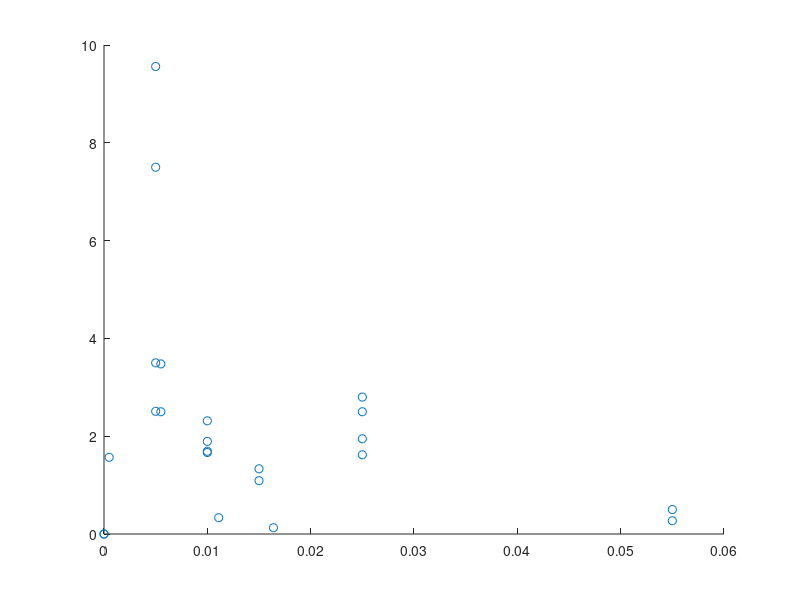
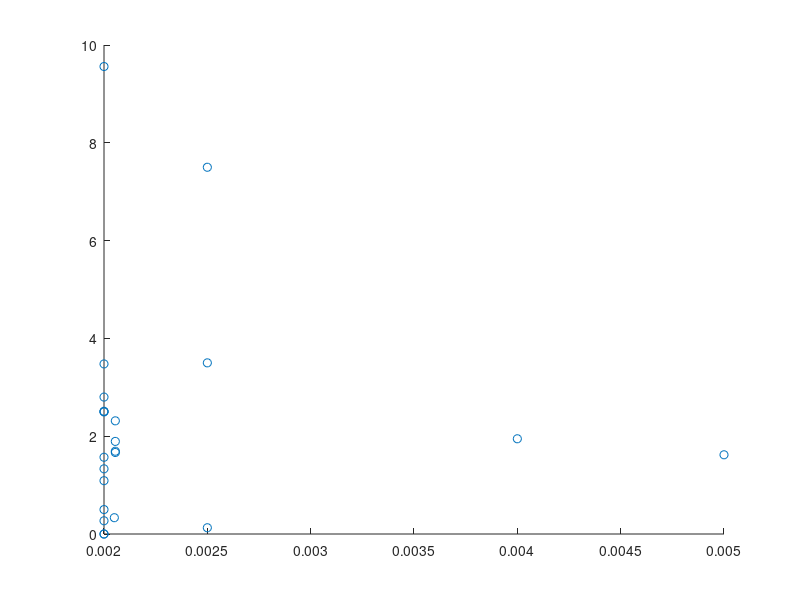
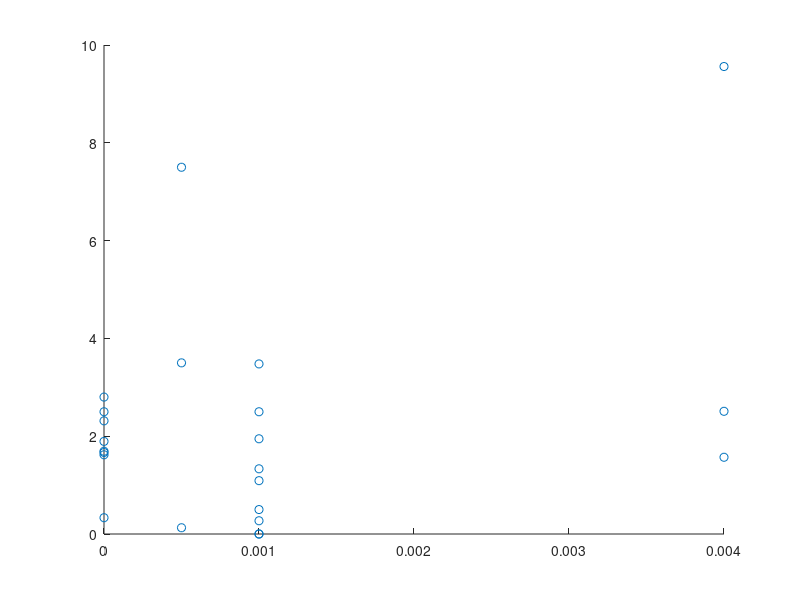
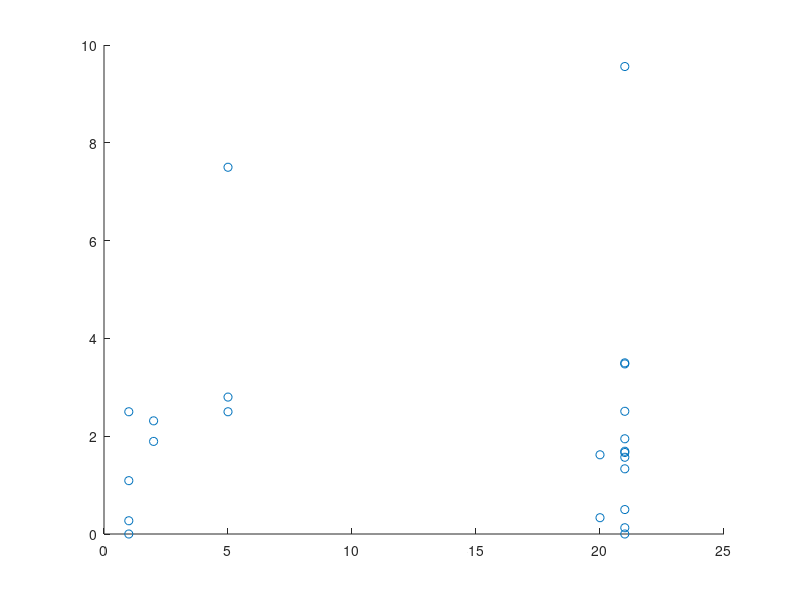

These charts were generated, in order, by the following MATLAB code:
%Meadows2008
MCF7_glc_lac(1).ref = 'Meadows2008'
MCF7_glc_lac(1).PMID = '18307352'
MCF7_glc_lac(1).O_pp = 21
MCF7_glc_lac(1).CO2_pp = '5'
MCF7_glc_lac(1).g_conc = 4.5/180
MCF7_glc_lac(1).ga_conc = 4e-3
MCF7_glc_lac(1).Pyr_conc = 1e-3
MCF7_glc_lac(1).Ser_conc = 5
MCF7_glc_lac(1).lac_conc0 = 0
MCF7_glc_lac(1).g_cons = 190e-15/3600
MCF7_glc_lac(1).lac_prod = 370e-15/3600
MCF7_glc_lac(1).ratio_lg = 370e-15/190e-15
MCF7_glc_lac(1).notes = 'lol'
MCF7_glc_lac(1).medium = 'DMEM base (Sigma), supplemented with 10 nM estradiol, 4 mM glutamine, 110 mg/L sodium pyruvate, 15 mM HEPES, 2.1 g/L sodium bicarbonate, 5% charcoal-dextran treated FBS, and 1 g/L d-glucose'
MCF7_glc_lac(1).med = 1 %'DMEM'
MCF7_glc_lac(1).dens0_surf = 18000 %cells/cm²
%From Falcon website he probably used 353025 (others are too small for the volume he used)


%Mazurek1997
MCF7_glc_lac(2).ref = 'Mazurek1997'
MCF7_glc_lac(2).PMID = '9030554'
MCF7_glc_lac(2).g_conc = 5e-3
MCF7_glc_lac(2).O_pp = 21
MCF7_glc_lac(2).ga_conc = 2e-3
MCF7_glc_lac(2).Pyr_conc = 4e-3
MCF7_glc_lac(2).Ser_conc = 20
MCF7_glc_lac(2).lac_conc0 = 0
MCF7_glc_lac(2).g_cons = 1.26e-16
MCF7_glc_lac(2).lac_prod = 109.9e-9/100000/3600
MCF7_glc_lac(2).ratio_lg = 109.9/43.8
MCF7_glc_lac(2).notes = ' 5 mM glucose'
MCF7_glc_lac(2).medium = 'DMEM supplemented with 100 units of penicillin/ml, 100 mg of streptomycin/ml, 2mM glutamine, and 4 mM pyruvate (all from Biochrom, Berlin, Germany)'
MCF7_glc_lac(2).med = 1 %'DMEM'
MCF7_glc_lac(2).dens0_surf = 15e6/(4*pi*4) %cells/cm²

MCF7_glc_lac(3).ref = 'Mazurek1997'
MCF7_glc_lac(3).PMID = '9030554'
MCF7_glc_lac(3).g_conc = 0.5e-3
MCF7_glc_lac(3).O_pp = 21
MCF7_glc_lac(3).ga_conc = 2e-3
MCF7_glc_lac(3).Pyr_conc = 4e-3
MCF7_glc_lac(3).Ser_conc = 20
MCF7_glc_lac(3).lac_conc0 = 0
MCF7_glc_lac(3).g_cons = 13.0e-9/100000/3600
MCF7_glc_lac(3).lac_prod = 20.4e-9/100000/3600
MCF7_glc_lac(3).ratio_lg = 20.4/13.0
MCF7_glc_lac(3).notes = '0.5 mM glucose'
MCF7_glc_lac(3).medium = 'DMEM supplemented with 100 units of penicillin/ml, 100 mg of streptomycin/ml, 2mM glutamine, and 4 mM pyruvate (all from Biochrom, Berlin, Germany)'
MCF7_glc_lac(3).med = 1%'DMEM'
MCF7_glc_lac(3).dens0_surf = 15e6/(4*pi*4) %cells/cm²

MCF7_glc_lac(4).ref = 'Mazurek1997'
MCF7_glc_lac(4).PMID = '9030554'
MCF7_glc_lac(4).g_conc = 5e-3
MCF7_glc_lac(4).O_pp = 21
MCF7_glc_lac(4).ga_conc = 2e-3
MCF7_glc_lac(4).Pyr_conc = 4e-3
MCF7_glc_lac(4).Ser_conc = 20
MCF7_glc_lac(4).lac_conc0 = 0
MCF7_glc_lac(4).g_cons = 10.0e-9/100000/3600
MCF7_glc_lac(4).lac_prod = 95.6e-9/100000/3600
MCF7_glc_lac(4).ratio_lg = 95.6/10.0
MCF7_glc_lac(4).notes = '5 mM glucose + AMP'
MCF7_glc_lac(4).medium = 'DMEM supplemented with 100 units of penicillin/ml, 100 mg of streptomycin/ml, 2mM glutamine, and 4 mM pyruvate (all from Biochrom, Berlin, Germany)'
MCF7_glc_lac(4).med = 1 %'DMEM'
MCF7_glc_lac(4).dens0_surf = 15e6/(4*pi*4) %cells/cm²

save('MCF7_glc_lac_data')

%Prado-Garcia
%glc 1 µmoles : 291
%glc 0 µmoles : 398
% 107 px/u
%lac 1 µmoles : 307
%lac 0 µmoles : 389
%82 px/u

%glc 1: 366+355 | 2: 370+368 | 3:349+341 | 4: 361+352
%lac 1: 348+339 | 2: 353 | 3:316+304 | 4: 323+310

%glc 1: 0.299 | 2: 0.262 | 3: 0.467 | 4: 0.346
%lac 1: 0.5 | 2: 0.439 | 3: 0.890 | 4: 0.805

MCF7_glc_lac(5).ref = 'Prado-Garcia2020'
MCF7_glc_lac(5).PMID = '32596143'
MCF7_glc_lac(5).g_conc = 10e-3
MCF7_glc_lac(5).ga_conc = 0.3/146
MCF7_glc_lac(5).Pyr_conc = 0
MCF7_glc_lac(5).Ser_conc = 10
MCF7_glc_lac(5).O_pp = 21;
MCF7_glc_lac(5).CO2_pp = 5;
MCF7_glc_lac(5).lac_conc0 = 2e-3
MCF7_glc_lac(5).g_cons = 0.29e-6/1e6/3600
MCF7_glc_lac(5).lac_prod = 0.5e-6/1e6/3600
MCF7_glc_lac(5).ratio_lg = 0.5/0.3
MCF7_glc_lac(5).notes = 'pH 7.2 | Glutamine is not specified but on sigma wbesite it is generally there at 0.3g/L| pyruvte 0 according to thermofishcer on similar product'
MCF7_glc_lac(5).medium = 'complete RPMI-1640 medium (Sigma-Aldrich, St. Louis, MO, USA) that contained 2 mM lactate and 10 mM glucose, it was supplemented with 10% heat-inactivated FCS (fetal calf serum, Hyclone, Logan, Utah, USA), 100 U/mL of penicillin and 100 μg/mL of streptomycin. '
MCF7_glc_lac(5).med = 2 %'RPMI 1640'
MCF7_glc_lac(5).dens0_surf = 1e5/1.9 %cells/cm²
%10⁵ c/mL + working volume 0.5-1 mL (vendor) + 1.9 cm² surf

MCF7_glc_lac(6).ref = 'Prado-Garcia2020'
MCF7_glc_lac(6).PMID = '32596143'
MCF7_glc_lac(6).g_conc = 10e-3
MCF7_glc_lac(6).ga_conc = 0.3/146
MCF7_glc_lac(6).Pyr_conc = 0
MCF7_glc_lac(6).Ser_conc = 10
MCF7_glc_lac(6).O_pp = 21;
MCF7_glc_lac(6).CO2_pp = 5;
MCF7_glc_lac(6).lac_conc0 = 2e-3
MCF7_glc_lac(6).g_cons = 0.26e-6/1e6/3600
MCF7_glc_lac(6).lac_prod = 0.44e-6/1e6/3600
MCF7_glc_lac(6).ratio_lg = 0.44/0.26
MCF7_glc_lac(6).notes = 'pH 6.2 | Glutamine is not specified but on sigma wbesite it is generally there at 0.3g/L'
MCF7_glc_lac(6).medium = 'complete RPMI-1640 medium (Sigma-Aldrich, St. Louis, MO, USA) that contained 2 mM lactate and 10 mM glucose, it was supplemented with 10% heat-inactivated FCS (fetal calf serum, Hyclone, Logan, Utah, USA), 100 U/mL of penicillin and 100 μg/mL of streptomycin. '
MCF7_glc_lac(6).med = 2 %'RPMI 1640'
MCF7_glc_lac(6).dens0_surf = 1e5/1.9 %cells/cm²

MCF7_glc_lac(7).ref = 'Prado-Garcia2020'
MCF7_glc_lac(7).PMID = '32596143'
MCF7_glc_lac(7).g_conc = 10e-3
MCF7_glc_lac(7).ga_conc = 0.3/146
MCF7_glc_lac(7).Pyr_conc = 0
MCF7_glc_lac(7).Ser_conc = 10
MCF7_glc_lac(7).O_pp = 2;
MCF7_glc_lac(7).CO2_pp = 5;
MCF7_glc_lac(7).lac_conc0 = 2e-3
MCF7_glc_lac(7).g_cons = 0.47e-6/1e6/3600
MCF7_glc_lac(7).lac_prod = 0.89e-6/1e6/3600
MCF7_glc_lac(7).ratio_lg = 0.89/0.47
MCF7_glc_lac(7).notes = 'pH 7.2 | Glutamine is not specified but on sigma wbesite it is generally there at 0.3g/L'
MCF7_glc_lac(7).medium = 'complete RPMI-1640 medium (Sigma-Aldrich, St. Louis, MO, USA) that contained 2 mM lactate and 10 mM glucose, it was supplemented with 10% heat-inactivated FCS (fetal calf serum, Hyclone, Logan, Utah, USA), 100 U/mL of penicillin and 100 μg/mL of streptomycin. '
MCF7_glc_lac(7).med =2 %'RPMI 1640'
MCF7_glc_lac(7).dens0_surf = 1e5/1.9 %cells/cm²

MCF7_glc_lac(8).ref = 'Prado-Garcia2020'
MCF7_glc_lac(8).PMID = '32596143'
MCF7_glc_lac(8).g_conc = 10e-3
MCF7_glc_lac(8).ga_conc = 0.3/146
MCF7_glc_lac(8).Pyr_conc = 0
MCF7_glc_lac(8).Ser_conc = 10
MCF7_glc_lac(8).O_pp = 2;
MCF7_glc_lac(8).CO2_pp = 5;
MCF7_glc_lac(8).lac_conc0 = 2e-3
MCF7_glc_lac(8).g_cons = 0.35e-6/1e6/3600
MCF7_glc_lac(8).lac_prod = 0.81e-6/1e6/3600
MCF7_glc_lac(8).ratio_lg = 0.81/0.35
MCF7_glc_lac(8).notes = 'pH 6.2 | Glutamine is not specified but on sigma wbesite it is generally there at 0.3g/L'
MCF7_glc_lac(8).medium = 'complete RPMI-1640 medium (Sigma-Aldrich, St. Louis, MO, USA) that contained 2 mM lactate and 10 mM glucose, it was supplemented with 10% heat-inactivated FCS (fetal calf serum, Hyclone, Logan, Utah, USA), 100 U/mL of penicillin and 100 μg/mL of streptomycin. '
MCF7_glc_lac(8).med = 2% 'RPMI 1640'
MCF7_glc_lac(8).dens0_surf = 1e5/1.9 %cells/cm²

save('MCF7_glc_lac_data')
MCF7_glc_lac(9).ref =  'Bayar2021'
MCF7_glc_lac(9).PMID = '33927477'
MCF7_glc_lac(9).ga_conc = 2e-3
MCF7_glc_lac(9).g_conc = 0e-3
MCF7_glc_lac(9).O_pp = 21;
MCF7_glc_lac(9).CO2_pp = 5;
MCF7_glc_lac(9).lac_conc0 = 0
MCF7_glc_lac(9).Pyr_conc = 1e-3
MCF7_glc_lac(9).Ser_conc = 10
MCF7_glc_lac(9).g_cons = '0'
MCF7_glc_lac(9).lac_prod = '1.5 pm 0.5'
MCF7_glc_lac(9).ratio_lg = 0
MCF7_glc_lac(9).notes = 'values are the 24hr values from fig 5|D6421 is DMEM F12 on sigmal website...'
MCF7_glc_lac(9).medium = ' (DMEM; Sigma, D6421) supplemented with 10% heat in-activated fetal bovine serum (FBS, Sigma, F0804). All media were supplemented with 10 U/ml of penicillin and 10 µg/mL streptomycin (Gibco), 1 mM sodium pyruvate (Sigma, P5280) and 2 mM l-Glutamine (Gibco).'
MCF7_glc_lac(9).med = 3% 'DMEM F12'
MCF7_glc_lac(9).dens0_surf = 70000 %cells/cm²
%densité à 60% confluence 6.7e4 cells/cm² chez thermofischer

MCF7_glc_lac(10).ref =  'Bayar2021'
MCF7_glc_lac(10).PMID = '33927477'
MCF7_glc_lac(10).ga_conc = 2e-3
MCF7_glc_lac(10).g_conc = 0e-3
MCF7_glc_lac(10).O_pp = 1;
MCF7_glc_lac(10).CO2_pp = 5;
MCF7_glc_lac(10).lac_conc0 = 0
MCF7_glc_lac(10).Pyr_conc = 1e-3
MCF7_glc_lac(10).Ser_conc = 10
MCF7_glc_lac(10).g_cons = '0'
MCF7_glc_lac(10).lac_prod = '2 pm 0.2'
MCF7_glc_lac(10).ratio_lg = 0
MCF7_glc_lac(10).notes = 'values are the 24hr values from fig 5'
MCF7_glc_lac(10).medium = ' (DMEM; Sigma, D6421) supplemented with 10% heat in-activated fetal bovine serum (FBS, Sigma, F0804). All media were supplemented with 10 U/ml of penicillin and 10 µg/mL streptomycin (Gibco), 1 mM sodium pyruvate (Sigma, P5280) and 2 mM l-Glutamine (Gibco).'
MCF7_glc_lac(10).med = 3% 'DMEM F12'
MCF7_glc_lac(10).dens0_surf = 70000 %cells/cm²


MCF7_glc_lac(11).ref =  'Bayar2021'
MCF7_glc_lac(11).PMID = '33927477'
MCF7_glc_lac(11).ga_conc = 2e-3
MCF7_glc_lac(11).g_conc = 5.5e-3
MCF7_glc_lac(11).O_pp = 21;
MCF7_glc_lac(11).CO2_pp = 5;
MCF7_glc_lac(11).lac_conc0 = 0
MCF7_glc_lac(11).Pyr_conc = 1e-3
MCF7_glc_lac(11).Ser_conc = 10
MCF7_glc_lac(11).g_cons = '2.3 pm 1'
MCF7_glc_lac(11).lac_prod = '8 pm 1.5'
MCF7_glc_lac(11).ratio_lg = 8/2.3
MCF7_glc_lac(11).notes = 'values are the 24hr values from fig 5'
MCF7_glc_lac(11).medium = ' (DMEM; Sigma, D6421) supplemented with 10% heat in-activated fetal bovine serum (FBS, Sigma, F0804). All media were supplemented with 10 U/ml of penicillin and 10 µg/mL streptomycin (Gibco), 1 mM sodium pyruvate (Sigma, P5280) and 2 mM l-Glutamine (Gibco).'
MCF7_glc_lac(11).med = 3%'DMEM F12'
MCF7_glc_lac(11).dens0_surf = 70000 %cells/cm²



MCF7_glc_lac(12).ref =  'Bayar2021'
MCF7_glc_lac(12).PMID = '33927477'
MCF7_glc_lac(12).ga_conc = 2e-3
MCF7_glc_lac(12).g_conc = 5.5e-3
MCF7_glc_lac(12).O_pp = 1;
MCF7_glc_lac(12).CO2_pp = 5;
MCF7_glc_lac(12).lac_conc0 = 0
MCF7_glc_lac(12).Pyr_conc = 1e-3
MCF7_glc_lac(12).Ser_conc = 10
MCF7_glc_lac(12).g_cons = '4 pm 1'
MCF7_glc_lac(12).lac_prod = '10 pm 2'
MCF7_glc_lac(12).ratio_lg = 10/4
MCF7_glc_lac(12).notes = 'values are the 24hr values from fig 5'
MCF7_glc_lac(12).medium = ' (DMEM; Sigma, D6421) supplemented with 10% heat in-activated fetal bovine serum (FBS, Sigma, F0804). All media were supplemented with 10 U/ml of penicillin and 10 µg/mL streptomycin (Gibco), 1 mM sodium pyruvate (Sigma, P5280) and 2 mM l-Glutamine (Gibco).'
MCF7_glc_lac(12).med = 3% 'DMEM F12'
MCF7_glc_lac(12).dens0_surf = 70000 %cells/cm²



MCF7_glc_lac(13).ref =  'Bayar2021'
MCF7_glc_lac(13).PMID = '33927477'
MCF7_glc_lac(13).ga_conc = 2e-3
MCF7_glc_lac(13).g_conc = 15e-3
MCF7_glc_lac(13).O_pp = 21;
MCF7_glc_lac(13).CO2_pp = 5;
MCF7_glc_lac(13).lac_conc0 = 0
MCF7_glc_lac(13).Pyr_conc = 1e-3
MCF7_glc_lac(13).Ser_conc = 10
MCF7_glc_lac(13).g_cons = '4.5 pm 1'
MCF7_glc_lac(13).lac_prod = '6 pm 0'
MCF7_glc_lac(13).ratio_lg = 6/4.5
MCF7_glc_lac(13).notes = 'values are the 24hr values from fig 5'
MCF7_glc_lac(13).medium = ' (DMEM; Sigma, D6421) supplemented with 10% heat in-activated fetal bovine serum (FBS, Sigma, F0804). All media were supplemented with 10 U/ml of penicillin and 10 µg/mL streptomycin (Gibco), 1 mM sodium pyruvate (Sigma, P5280) and 2 mM l-Glutamine (Gibco).'
MCF7_glc_lac(13).med = 3%'DMEM F12'
MCF7_glc_lac(13).dens0_surf = 70000 %cells/cm²



MCF7_glc_lac(14).ref =  'Bayar2021'
MCF7_glc_lac(14).PMID = '33927477'
MCF7_glc_lac(14).ga_conc = 2e-3
MCF7_glc_lac(14).g_conc = 15e-3
MCF7_glc_lac(14).O_pp = 1;
MCF7_glc_lac(14).CO2_pp = 5;
MCF7_glc_lac(14).lac_conc0 = 0
MCF7_glc_lac(14).Pyr_conc = 1e-3
MCF7_glc_lac(14).Ser_conc = 10
MCF7_glc_lac(14).g_cons = '5.5 pm 1'
MCF7_glc_lac(14).lac_prod = '6 pm 2'
MCF7_glc_lac(14).ratio_lg = 6/5.5
MCF7_glc_lac(14).notes = 'values are the 24hr values from fig 5'
MCF7_glc_lac(14).medium = ' (DMEM; Sigma, D6421) supplemented with 10% heat in-activated fetal bovine serum (FBS, Sigma, F0804). All media were supplemented with 10 U/ml of penicillin and 10 µg/mL streptomycin (Gibco), 1 mM sodium pyruvate (Sigma, P5280) and 2 mM l-Glutamine (Gibco).'
MCF7_glc_lac(14).med = 3% 'DMEM F12'
MCF7_glc_lac(14).dens0_surf = 70000 %cells/cm²


MCF7_glc_lac(15).ref =  'Bayar2021'
MCF7_glc_lac(15).PMID = '33927477'
MCF7_glc_lac(15).ga_conc = 2e-3
MCF7_glc_lac(15).g_conc = 55e-3
MCF7_glc_lac(15).O_pp = 21;
MCF7_glc_lac(15).CO2_pp = 5;
MCF7_glc_lac(15).lac_conc0 = 0
MCF7_glc_lac(15).Pyr_conc = 1e-3
MCF7_glc_lac(15).Ser_conc = 10
MCF7_glc_lac(15).g_cons = '18 pm 5'
MCF7_glc_lac(15).lac_prod = '9 pm 2'
MCF7_glc_lac(15).ratio_lg = 9/18
MCF7_glc_lac(15).notes = 'values are the 24hr values from fig 5'
MCF7_glc_lac(15).medium = ' (DMEM; Sigma, D6421) supplemented with 10% heat in-activated fetal bovine serum (FBS, Sigma, F0804). All media were supplemented with 10 U/ml of penicillin and 10 µg/mL streptomycin (Gibco), 1 mM sodium pyruvate (Sigma, P5280) and 2 mM l-Glutamine (Gibco).'
MCF7_glc_lac(15).med = 3 %'DMEM F12'
MCF7_glc_lac(15).dens0_surf = 70000 %cells/cm²


MCF7_glc_lac(16).ref =  'Bayar2021'
MCF7_glc_lac(16).PMID = '33927477'
MCF7_glc_lac(16).ga_conc = 2e-3
MCF7_glc_lac(16).g_conc = 55e-3
MCF7_glc_lac(16).O_pp = 1;
MCF7_glc_lac(16).CO2_pp = 5;
MCF7_glc_lac(16).lac_conc0 = 0
MCF7_glc_lac(16).Pyr_conc = 1e-3
MCF7_glc_lac(16).Ser_conc = 10
MCF7_glc_lac(16).g_cons = '36.9  pm 3'
MCF7_glc_lac(16).lac_prod = '10 pm 4'
MCF7_glc_lac(16).ratio_lg = 10/36.9
MCF7_glc_lac(16).notes = 'values are the 24hr values from fig 5'
MCF7_glc_lac(16).medium = ' (DMEM; Sigma, D6421) supplemented with 10% heat in-activated fetal bovine serum (FBS, Sigma, F0804). All media were supplemented with 10 U/ml of penicillin and 10 µg/mL streptomycin (Gibco), 1 mM sodium pyruvate (Sigma, P5280) and 2 mM l-Glutamine (Gibco).'
MCF7_glc_lac(16).med =  3 %'DMEM F12'
MCF7_glc_lac(16).dens0_surf = 70000 %cells/cm²


MCF7_glc_lac(17).ref =  'SolaPenna2019'
MCF7_glc_lac(17).PMID = '31819176'
MCF7_glc_lac(17).ga_conc = 5e-3
MCF7_glc_lac(17).g_conc = 25e-3
MCF7_glc_lac(17).O_pp = 20;
MCF7_glc_lac(17).CO2_pp = 5;
MCF7_glc_lac(17).lac_conc0 = 0
MCF7_glc_lac(17).Pyr_conc = 0
MCF7_glc_lac(17).Ser_conc = 10
MCF7_glc_lac(17).g_cons = '0.6 nmol/10⁵ cells'
MCF7_glc_lac(17).lac_prod = '0.95 nmol/10⁵ cells'
MCF7_glc_lac(17).ratio_lg = 1.62
MCF7_glc_lac(17).notes = 'Only control value given but the compound makes it decrease'
MCF7_glc_lac(17).medium = 'Dulbecco’s Modified Eagle’s Medium (DMEM) with 25 mM glucose supplemented with 10% (vol/vol) heat-inactivated foetal bovine serum (FBS) and 5 mM L-glutamine (Invitrogen, São Paulo, SP, Brazil).'
MCF7_glc_lac(17).med = 1%'DMEM'
MCF7_glc_lac(17).dens0_surf = 0.7*8000/0.32 %cells/cm²


MCF7_glc_lac(18).ref =  'Bartmann2018'
MCF7_glc_lac(18).PMID = '29942509'
MCF7_glc_lac(18).g_conc = 5e-3
MCF7_glc_lac(18).ga_conc = 2.5e-3
MCF7_glc_lac(18).O_pp = 21;
MCF7_glc_lac(18).CO2_pp = 5;
MCF7_glc_lac(18).Pyr_conc = 5e-4
MCF7_glc_lac(18).Ser_conc = 10
MCF7_glc_lac(18).lac_conc0 = 0
MCF7_glc_lac(18).g_cons = '2 pm 1 mmol/L/OD'
MCF7_glc_lac(18).lac_prod = '7 pm 2 mmol/L/OD'
MCF7_glc_lac(18).ratio_lg = 7/2
MCF7_glc_lac(18).notes = 'Glutamine value taken from the seahorse exp'
MCF7_glc_lac(18).medium = '(DMEM)/Hams F12 (1:1) medium (Gibco, ThermoFisher Scientific, Darmstadt, Germany) supplemented with 10% fetal calf serum (FCS; Biochrom, Berlin, Germany) and 50 ng/ml Gentamycin'
MCF7_glc_lac(18).med = 3%'DMEM F12'
MCF7_glc_lac(18).dens0_surf = 300/0.32 %cells/cm²


MCF7_glc_lac(19).ref =  'Bartmann2018'
MCF7_glc_lac(19).PMID = '29942509'
MCF7_glc_lac(19).g_conc = 5e-3
MCF7_glc_lac(19).ga_conc = 2.5e-3
MCF7_glc_lac(19).O_pp = 5;
MCF7_glc_lac(19).CO2_pp = 5;
MCF7_glc_lac(19).Pyr_conc = 5e-4
MCF7_glc_lac(19).lac_conc0 = 0
MCF7_glc_lac(19).g_cons = '0.8 pm 1 mmol/L/OD'
MCF7_glc_lac(19).lac_prod = '6 pm 2 mmol/L/OD'
MCF7_glc_lac(19).ratio_lg = 6/0.8
MCF7_glc_lac(19).notes = 'Glutamine value taken from the seahorse exp'
MCF7_glc_lac(19).medium = '(DMEM)/Hams F12 (1:1) medium (Gibco, ThermoFisher Scientific, Darmstadt, Germany) supplemented with 10% fetal calf serum (FCS; Biochrom, Berlin, Germany) and 50 ng/ml Gentamycin'
MCF7_glc_lac(19).med = 3%'DMEM F12'
MCF7_glc_lac(19).dens0_surf = 300/0.32 %cells/cm²



MCF7_glc_lac(20).ref =  'Russell2020'
MCF7_glc_lac(20).PMID = '35840963'
MCF7_glc_lac(20).g_conc = 11.1e-3
MCF7_glc_lac(20).ga_conc = 2.05e-3
MCF7_glc_lac(20).O_pp = 20;
MCF7_glc_lac(20).CO2_pp = 5;
MCF7_glc_lac(20).Pyr_conc = 0
MCF7_glc_lac(20).Ser_conc = 10
MCF7_glc_lac(20).lac_conc0 = 0
MCF7_glc_lac(20).g_cons = '1.8 pm 0.2 pmol/cell'
MCF7_glc_lac(20).lac_prod = '0.6 pm 0.2 pmol/cell'
MCF7_glc_lac(20).ratio_lg = 0.6/1.8
MCF7_glc_lac(20).notes = 'Nomroxic exp conditions assumed'
MCF7_glc_lac(20).medium = 'RPMI media 1640 (Life Technologies Gibco®, 11,875–093) supplemented with 10% FBS (Hyclone Laboratories, UT) under standard cell culture conditions. '
MCF7_glc_lac(20).med = 2%'RPMI 1640'
MCF7_glc_lac(20).dens0_surf = 0.9*4e4/0.32 %cells/cm²


MCF7_glc_lac(21).ref =  'Kammerer2015'
MCF7_glc_lac(21).PMID = '26187043'
MCF7_glc_lac(21).g_conc = 16.4e-3
MCF7_glc_lac(21).ga_conc = 2.5e-3
MCF7_glc_lac(21).O_pp = 21;
MCF7_glc_lac(21).CO2_pp = 5;
MCF7_glc_lac(21).Pyr_conc = 5e-4
MCF7_glc_lac(21).Ser_conc = 10
MCF7_glc_lac(21).lac_conc0 = 0
MCF7_glc_lac(21).g_cons = '10 pm 3 pmol/cell'
MCF7_glc_lac(21).lac_prod = '1.28 pm 0.3 mmol/L/10000c/24hr'
MCF7_glc_lac(21).ratio_lg = 1.28/10
MCF7_glc_lac(21).notes = 'Nomroxic exp conditions assumed'
MCF7_glc_lac(21).medium = '1:1 mixture of DMEM/Ham"s F-12 supplemented with 10% (v/v) fetal calf serum (FCS) and 10 ng/ml gentamycine'
MCF7_glc_lac(21).med = 3%'DMEM F12'
MCF7_glc_lac(21).dens0_surf= 1e5*0.3/1.1 %cells/cm²


MCF7_glc_lac(22).ref =  'Patra2021'
MCF7_glc_lac(22).PMID = '33420162'
MCF7_glc_lac(22).g_conc = 25e-3
MCF7_glc_lac(22).ga_conc = 2e-3
MCF7_glc_lac(22).lac_conc0 = 1e-3
MCF7_glc_lac(22).Pyr_conc = 0
MCF7_glc_lac(22).O_pp = 5;
MCF7_glc_lac(22).CO2_pp = 5;
MCF7_glc_lac(22).g_cons = '80 pm 10 fmol/cell/h'
MCF7_glc_lac(22).lac_prod = '200 pm 30 fmol/cell/h'
MCF7_glc_lac(22).ratio_lg = 200/80
MCF7_glc_lac(22).notes = ' Pyr is assumed to be zero since no ref given| (she speaks about lactic acid) Results fro 2500 cells spheroid results| Oxygen is not available due to the devices being sealed | A value is given for each cell seeding density but the approximate median is given'
MCF7_glc_lac(22).medium = 'DMEM + GlutaMAX with 10% Fetal Bovine Serum (Gibco) and 1% Amphotericin B (Sigma-Aldrich, UK)'
MCF7_glc_lac(22).med = 4% 'DMEM + GlutaMAX'
MCF7_glc_lac(22).dens0_surf= -1 %cells/cm²
% 1000*2.5

MCF7_glc_lac(23).ref =  'Patra2021'
MCF7_glc_lac(23).PMID = '33420162'
MCF7_glc_lac(23).g_conc = 25e-3
MCF7_glc_lac(23).ga_conc = 2e-3
MCF7_glc_lac(23).lac_conc0 = 1e-3
MCF7_glc_lac(23).Pyr_conc = 0
MCF7_glc_lac(23).O_pp = 5;
MCF7_glc_lac(23).CO2_pp = 5;
MCF7_glc_lac(23).g_cons = '250 pm 20 fmol/cell/h'
MCF7_glc_lac(23).lac_prod = '700 pm 100 fmol/cell/h'
MCF7_glc_lac(23).ratio_lg = 700/250
MCF7_glc_lac(23).notes = ' (she speaks about lactic acid) Results fro 2500 cells monolayer results| Oxygen is not available due to the devices being sealed | A value is given for each cell seeding density but the approximate median is given'
MCF7_glc_lac(23).medium = 'DMEM + GlutaMAX with 10% Fetal Bovine Serum (Gibco) and 1% Amphotericin B (Sigma-Aldrich, UK)'
MCF7_glc_lac(23).med = 4% 'DMEM + GlutaMAX'
MCF7_glc_lac(23).dens0_surf= -1 %cells/cm²
save('MCF7_glc_lac_data')

%Analysis___________________
for i = 1:length(MCF7_glc_lac)

	MCF7_g_conc(i) = MCF7_glc_lac(i).g_conc
	MCF7_g_ratio(i) = MCF7_glc_lac(i).ratio_lg
	MCF7_ga_conc(i) = MCF7_glc_lac(i).ga_conc
	MCF7_Pyr_conc(i) = MCF7_glc_lac(i).Pyr_conc
	MCF7_lac_conc0(i) = MCF7_glc_lac(i).lac_conc0
	MCF7_med(i) = MCF7_glc_lac(i).med
	MCF7_O(i) = MCF7_glc_lac(i).O_pp
	MCF7_lac(i) = MCF7_glc_lac(i).lac_conc0

endfor

figure
scatter(MCF7_g_conc,MCF7_g_ratio)

figure
scatter(MCF7_ga_conc,MCF7_g_ratio)

figure
scatter(MCF7_Pyr_conc,MCF7_g_ratio)

figure
scatter(MCF7_O,MCF7_g_ratio)

figure
scatter(MCF7_med,MCF7_g_ratio)

figure
scatter(MCF7_lac,MCF7_g_ratio)

figure
scatter3(MCF7_Pyr_conc,MCF7_ga_conc,MCF7_g_ratio)

figure
scatter3(MCF7_g_conc,MCF7_O,MCF7_g_ratio)

G_vs_O_ratio = [MCF7_g_conc; MCF7_O ;MCF7_g_ratio]'

% a peu près 3 donc là ça va
G_vs_O_ratio([2 11 18],:)

% là non la manip de Russel
G_vs_O_ratio([5 6 20],:)

G_vs_O_ratio([1 17],:)

G_vs_O_ratio([13 21],:)

G_O_P_L_med_ratio = [MCF7_g_conc; MCF7_O;MCF7_Pyr_conc; MCF7_lac_conc0 ;MCF7_med ;MCF7_g_ratio]'

G_O_P_L_med_ratio([2 11 18],:)

G_O_P_L_med_ratio([5 6 20],:)

G_O_P_L_med_ratio([13 21],:)

G_O_P_L_med_ratio([1 17],:)

G_O_P_L_med_ratio([19 7 8 14],:)
